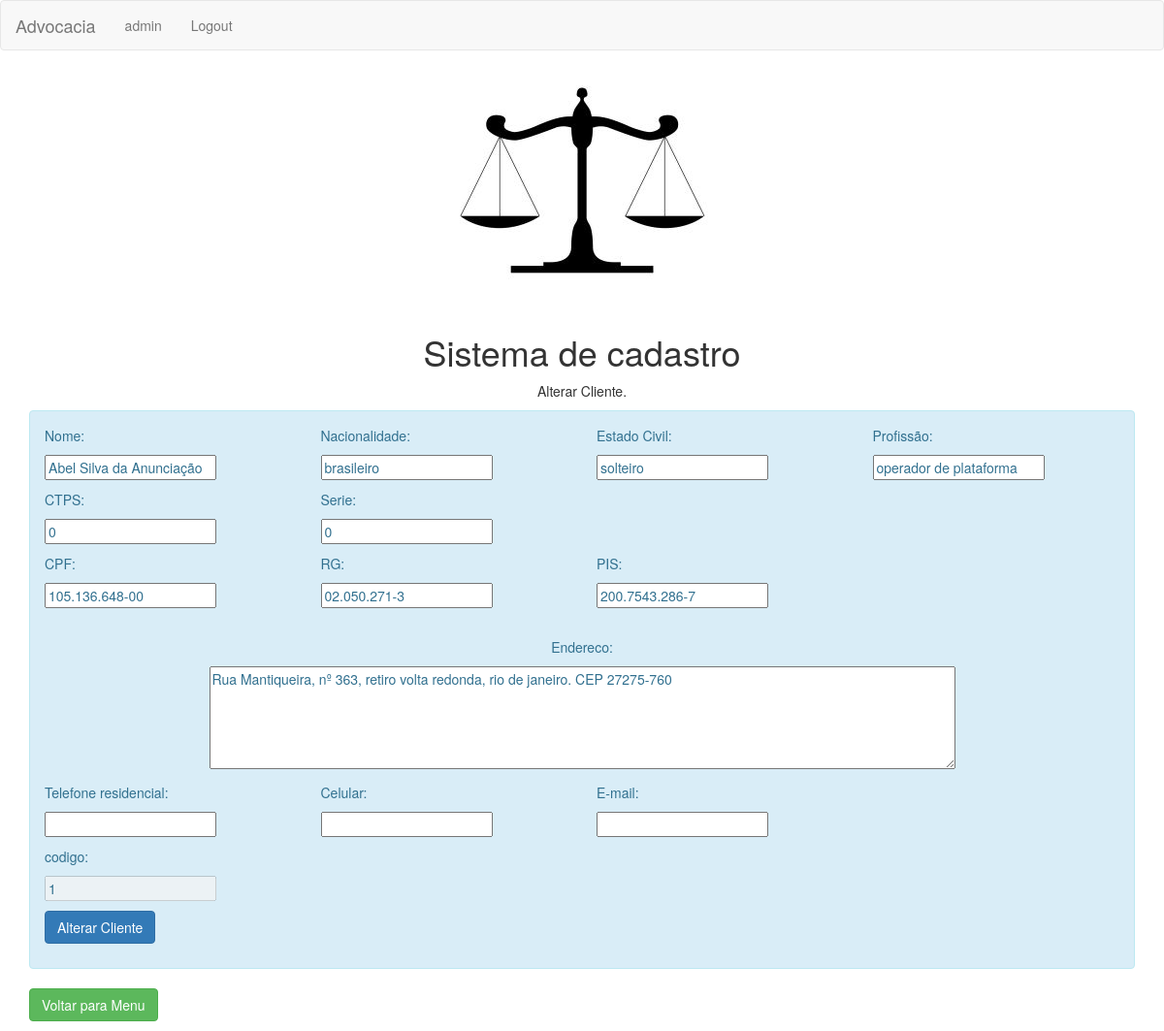
The page /alterarcli.php?idcli=1 (signed in) on the database its author committed.
### tables this page shows
CREATE TABLE `cliente` (
  `idcli` int(11) NOT NULL,
  `nomecli` varchar(150) DEFAULT NULL,
  `nacionalidade` varchar(50) DEFAULT NULL,
  `estcivil` varchar(15) DEFAULT NULL,
  `profissao` varchar(50) DEFAULT NULL,
  `ctps` varchar(7) DEFAULT NULL,
  `serie` varchar(6) DEFAULT NULL,
  `cpf` varchar(14) DEFAULT NULL,
  `rg` varchar(12) DEFAULT NULL,
  `pis` varchar(15) DEFAULT NULL,
  `endereco` varchar(250) DEFAULT NULL,
  `telefone` varchar(14) DEFAULT NULL,
  `celular` varchar(15) DEFAULT NULL,
  `email` varchar(150) DEFAULT NULL
);

### alterarcli.php (the view, shortened to what this page needs)
<?php
    include("conexao.php");
    $idcli = $_GET["idcli"];
    $dados = "select * from cliente where idcli =".$idcli."";
    $resultado_cliente = mysqli_query($conn,$dados);
    $cliente = mysqli_fetch_assoc($resultado_cliente);
?>
<!DOCTYPE html>
<html>
<head>
  <link rel="stylesheet" href="https://maxcdn.bootstrapcdn.com/bootstrap/3.3.7/css/bootstrap.min.css">
  <nav class="navbar navbar-default">
  <div class="container-fluid">
    <div class="navbar-header">
      <a class="navbar-brand" href="#">Advocacia</a>
    </div>
    <ul class="nav navbar-nav">
      <li><a href="#"><?php echo $_SESSION["id"];?></a></li>
      <li><a href="?acao=sair?">Logout</a></li>
    </ul>
  </div>
</nav>
  <p align="center"><img src="justica2.jpg"></p>
</head>
<body>
	<div class="container">
		<div align="center">
			<h1>Sistema de cadastro</h1>
			<p>Alterar Cliente.</p>
		</div>
		<div align="left">
			<div class="alert alert-info">
				<form name="formContato" method="get" action="alterarcliente.php">
					<div class="row">
						<div class="col-lg-3">
							<p>
							Nome:
							</p>
							<p>
							 <input type="text" name="nome" value="<?=$cliente['nomecli']?>">
							 </p>
						</div>
						<div class="col-lg-3">
							<p>
							Nacionalidade:
							</p>
							<p>
							<input type="text" name="nacionalidade" value="<?=$cliente['nacionalidade']?>">
							</p>
						</div>
						<div class="col-lg-3">
							<p>
							Estado Civil:
							</p>
							<p>
							<input type="text" name="estcivil" value="<?=$cliente['estcivil']?>">
							</p>
						</div>
						<div class="col-lg-3">
							<p>
							Profissão:
							</p>
							<p>
							<input type="text" name="prof" value="<?=$cliente['profissao']?>">
							</p>
						</div>
					</div>
					<div class="row">
						<div class="col-lg-3">
							<p>
							CTPS:
							</p>
							<p>
							 <input type="text" id="CTPS" name="ctps" value="<?=$cliente['ctps']?>">
							 </p>
						</div>
						<div class="col-lg-9">
							<p>
							Serie:
							</p>
							<p>
							<input type="text" id="serie" name="serie" value="<?=$cliente['serie']?>">
							</p>
						</div>
					</div>
					<div class="row">
						<div class="col-lg-3">
							<p>
							CPF:
							</p>
							<p>
							 <input type="text" id="CPF" name="cpf" value="<?=$cliente['cpf']?>">
							 </p>
						</div>
						<div class="col-lg-3">
							<p>
							RG:
							</p>
							<p>
							<input type="text" id="RG" name="rg" value="<?=$cliente['rg']?>">
							</p>
						</div>
						<div class="col-lg-6">
							<p>
							PIS:
							</p>
							<p>
							<input type="text" id="PIS" name="pis" value="<?=$cliente['pis']?>">
							</p>
						</div>
					</div>
					<div align="center">
					<br>
					<p>
						Endereco:
					</p>
					<p>
						<textarea name="Endereco" id="end" cols="100" rows="5"><?=$cliente['endereco']?></textarea>
					</p>
					</div>
					<div class="row">
						<div class="col-lg-3">
							<p>
							Telefone residencial:
							</p>
							<p>
							 <input type="text" id="tel" name="tel" value="<?=$cliente['telefone']?>">
							 </p>
						</div>
						<div class="col-lg-3">
							<p>
							Celular:
							</p>
							<p>
							<input type="text" id="cel"name="cel" value="<?=$cliente['celular']?>">
							</p>
						</div>
						<div class="col-lg-6">
							<p>
							E-mail:
							</p>
							<p>
							<input type="text" name="email" value="<?=$cliente['email']?>">
							</p>
						</div>
					</div>
					<p>
						codigo:
					</p>
					<p>
						<input type="text"  value="<?=$cliente['idcli']?>" disabled>
					</p>
					<p>
						<input type="submit" class="btn btn-primary" name="button" id="button" value="Alterar Cliente">
					</p>
				</form>
			</div>
		</div>
		<form action="metodos.php" method="get" accept-charset="utf-8">
 		<p>
			<input type="submit"  class="btn btn-success" name="button" id="button" value="Voltar para Menu">
		</p>
		</form>
	</div>
</body>
</html>

### rows shown on the page
cliente: nome "Abel Silva da Anunciação", nacionalidade "brasileiro", estcivil "solteiro", prof "operador de plataforma", ctps "0", serie "0", cpf "105.136.648-00", rg "02.050.271-3", pis "200.7543.286-7", Endereco "Rua Mantiqueira, nº 363, retiro volta redonda, rio de janeiro. CEP 27275-760", idcli "1"

### other values the page prints
$_SESSION["id"] "admin"
